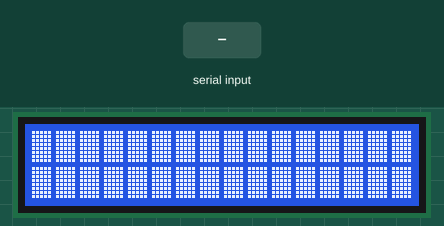
Simulated run of this sketch. Board: Arduino Uno, built with avr-gcc and run on an emulated ATmega328P. Shown: 16×2 character LCD. The inputs (shaded band) are chosen by the test bench. EEPROM starts erased.

Above: at 1.3 s.
1.4 s: "1\n" received over Serial
At 3.3 s:
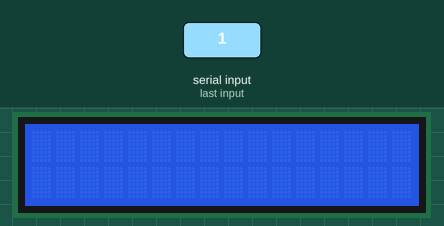
At 6.25 s:
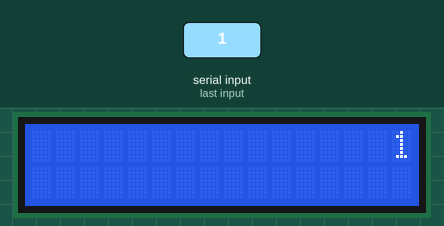
Timing chart, 0 to 7.8 s (numbered marks = the images above; inputs shaded):
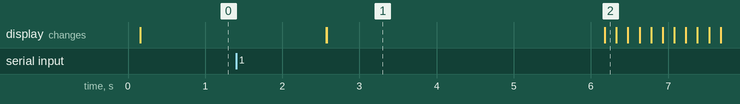

Measured:
- after the input at 1.4 s, the display: first changes after 1.2 s (image 1 shows a later state)
- what the display in image 1 shows lasts 3.6 s, from 2.6 s to 6.2 s

The sketch:

DahiliEEPROM.ino
```cpp
/***************************************************************
 Arduino Kitabı - Coşkun Taşdemir
 Dikeyeksen Yayınları
 http://www.dikeyeksen.com/muhendislik/arduino.html

 Bölüm 11 - Kalıcı Hafıza Kullanımı

  Dahili EEPROM kullanımı
  Serial Monitor'den gönderilen veriler
 LCD ekran üzerinde görüntüleniyor.
 Gönderilen veriler dahili EEPROM'a
 kaydediliyor
 Arduino ile LCD ekran arasındaki bağlantılar
 * LCD RS     ==> digital-12
 * LCD Enable ==> digital-11
 * LCD D4     ==> digital-5
 * LCD D5     ==> digital-4
 * LCD D6     ==> digital-3
 * LCD D7     ==> digital-2
 * LCD R/W    ==> toprak (GND)
 * 10K potansiyometre 0-5V bağlantı:
 * orta ucu LCD'nin V0 pinine(pin 3)
 ***************************************************************/

#include <LiquidCrystal.h> //LCD kütüphanesi
#include <EEPROM.h>

//Değişkenleri tanımlıyoruz
char gelenKarakter; // Serial Monitorden gelen karakter
int gelenKarakterSayisi;
String yazi = "";
String baslangicYazi = "";
// LCD bağlantılarımızı ile LCD'yi başlatıyoruz
LiquidCrystal lcd(12, 11, 5, 4, 3, 2);

void setup()
{
  Serial.begin(9600); //Seri haberleşmeyi başlat (9600 bps)
  // LCD’mizin başlangıç ayarı 16 karakter x 2 satır
  lcd.begin(16, 2);
  lcd.home();
  // Program başladığında EEPROM'a daha önceden kaydedilmiş olan
  // string okunur ve LCD'de görüntülenir.
  baslangicYazi = EEPROMdan_String_Oku();
  lcd.print(baslangicYazi);
}
void loop()
{
  /* Seriporttan gelen karakterler alınarak string'e çevriliyor
   eğer satır sonu karakteri (\n) alındıysa o ana kadar
   alınmış veriler LCD'de görüntüleniyor
   */
  gelenKarakterSayisi = Serial.available();
  if(gelenKarakterSayisi  > 0 )
  {
    while(Serial.available()>0)
    {
      gelenKarakter = Serial.read();
      // Satır sonu karakteri (\n) gelene kadar gelen karakterleri
      // string'e ekliyoruz
      if(gelenKarakter !='\n')
      {
        yazi +=gelenKarakter;
      }
      else
      {
        // Satır sonu geldi artık LCD'ye yazdırmaya geçebiliriz.
        lcd.clear();
        lcd.print(yazi);
        EEPROMa_String_Yaz(yazi);
        yazi = "";
      }
    }
  }
  YaziKaydir();
}
/*
 YaziKaydir fonksiyonu
 String olarak verilen verileri ekranda sağa doğru
 kaydırarak görüntüler
 */
void YaziKaydir()
{
  for (int i = 0; i < 16; i++) {
    //her seferine ekranı sola kaydır
    lcd.scrollDisplayLeft();
    //kaydırmalar arası gecikme
    delay(150);
  }
}
/* EEPROM'dan String Okuma fonksiyonu
 EEPROM'un 0. gözünden string uzunluğu okunur.
 Sonra string uzunluğu kadar karakter okunarak
 String oluşturulur ve bu string döndürülür.
 */
String EEPROMdan_String_Oku(){
  byte bayt1;
  char karakter;
  String baslangicYazisi = "";
  bayt1 = EEPROM.read(0);

  for(int i = 1; i<(bayt1+1);i++)
  {
    karakter = (char)EEPROM.read(i);
    baslangicYazisi = baslangicYazisi + karakter;
  }
  return baslangicYazisi;
}
/* EEPROM'a String Yazma fonksiyonu
 Verilen strin'i EEPROM'a yazar.
 0. göze String boyutu yazılır.
 */
void EEPROMa_String_Yaz(String EEPROMString)
{
  EEPROM.write(0,EEPROMString.length());
  for(int i = 0; i<EEPROMString.length();i++){
    EEPROM.write(i+1,EEPROMString.charAt(i));
    delay(5); // EEPROM Yazma işleminin tamamlanması için 5 ms bekleme
  }
}
```
